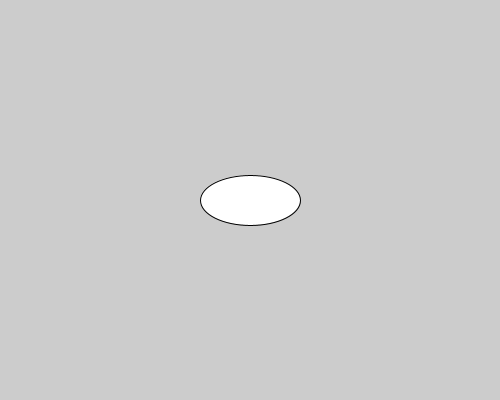
Frame 1 (no input)
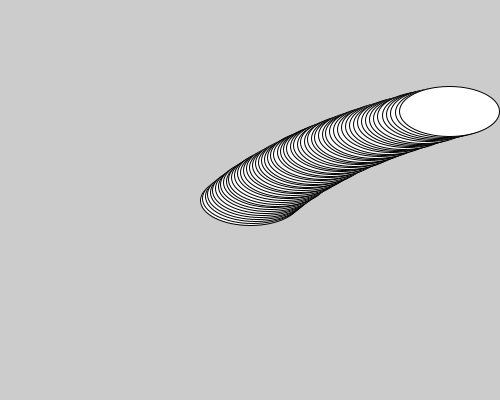
Frame 60 (the mouse pressed at the canvas centre just before this capture)
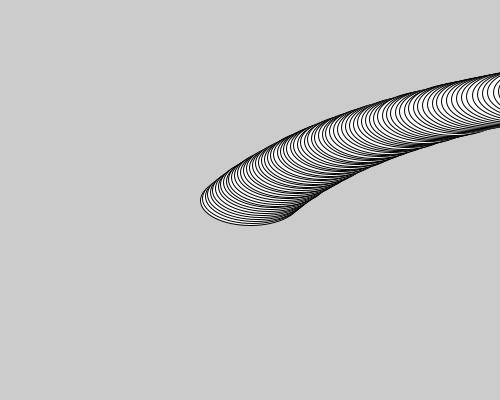
Frame 120 (the mouse held since frame 60 and released just before this capture)

The Processing sketch that drew these frames (run headless with seeded random() and noise(); from frame 60 on, the mouse is pressed at the canvas centre):

// Processing sketch: Circle_Sletch_1
// ── Circle_Sletch_1.pde
float x;
float y;

void setup()
{
  size(500,400);
x = width/2;
y = height/2;
}

void draw()
{
ellipse(x,y,100,50);

//going diagonally down

//x= x*1.01;
//y= y/1.01;

// going diagonally up
x= x*1.01;
y= y/1.01;
}
